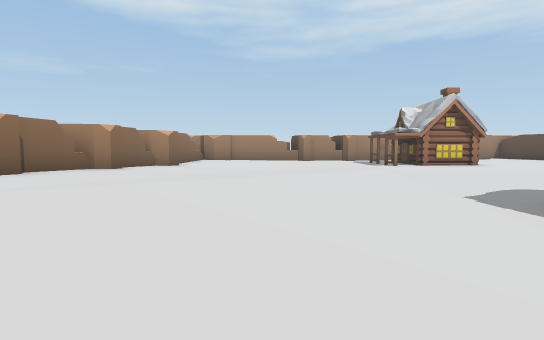
[1] (above)

16 first-person views from a walk through a scene from a Unity 3-D project. The camera is 1.3 m above the floor, tilts 4° down and sees 80° across. The floor is counted in squares, 2 m on a side. Each view is taken from the middle of a square. On the plan, view 1 faces up. The plan holds only what a view shows up to about 10 squares ahead; the rest is blank. The place goes on beyond the plan.

[2]
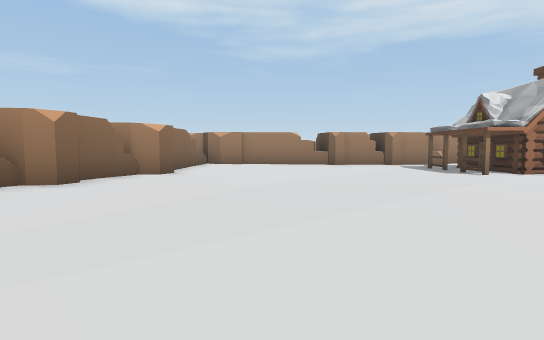

[3]
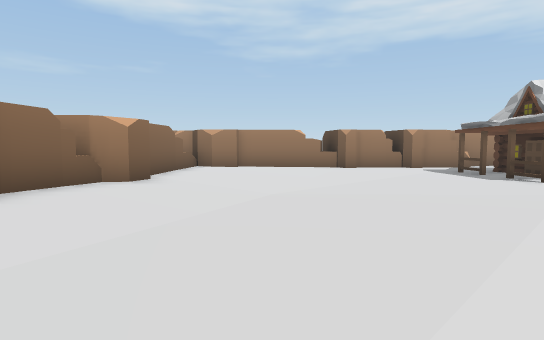

[4]
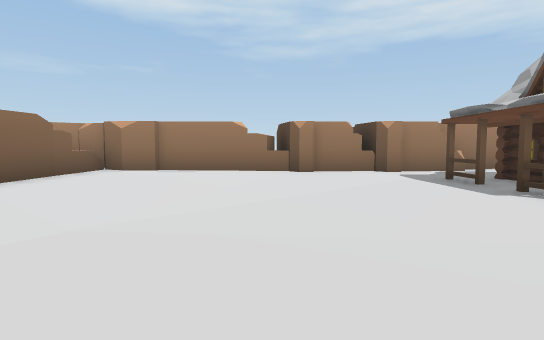

[5]
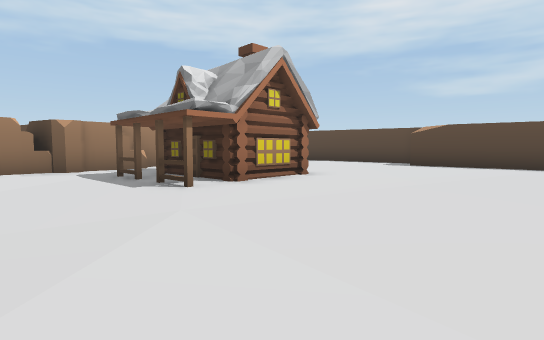

[6]
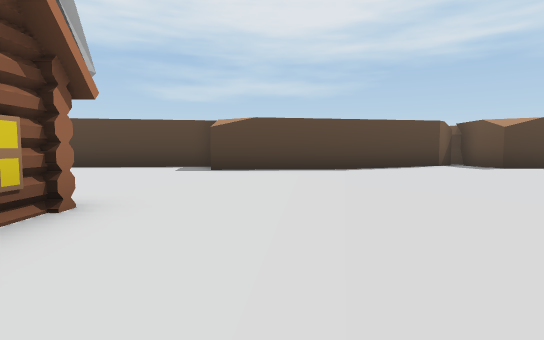

[7]
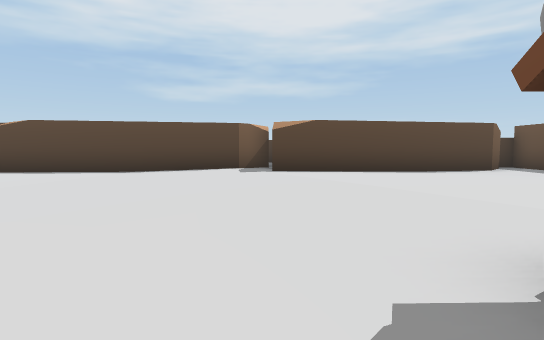

[8]
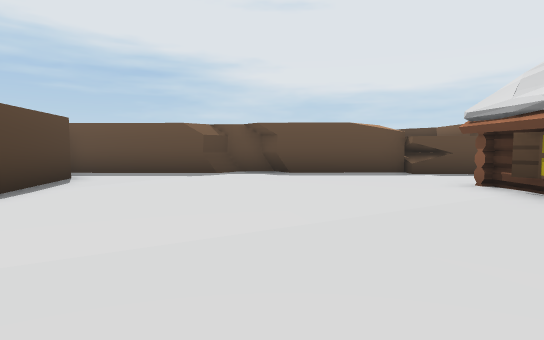

[9]
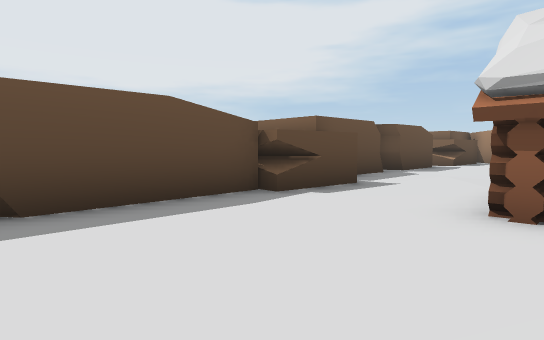

[10]
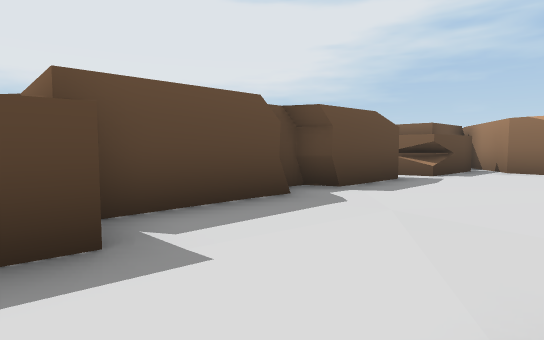

[11]
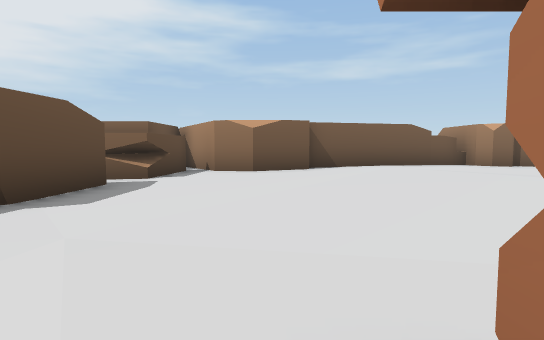

[12]
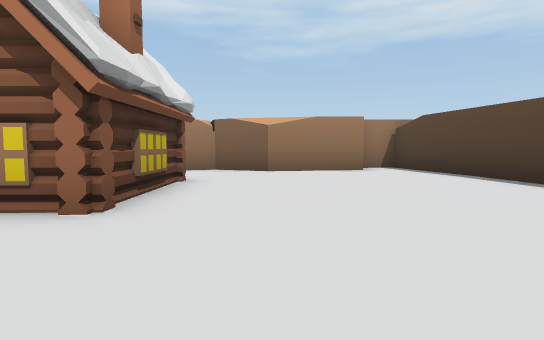

[13]
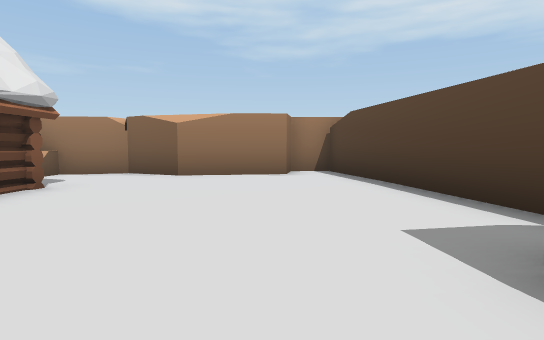

[14]
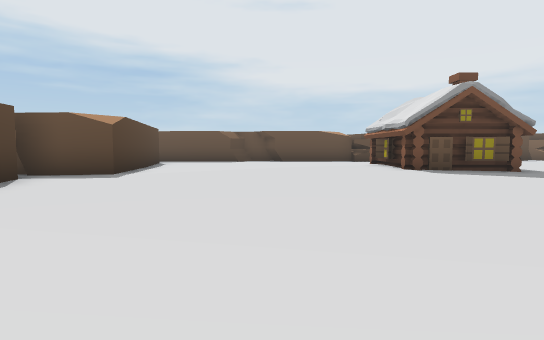

[15]
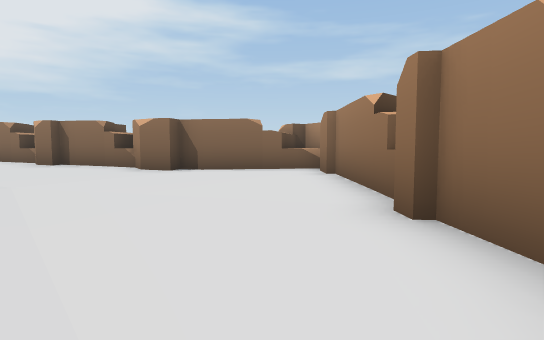

[16]
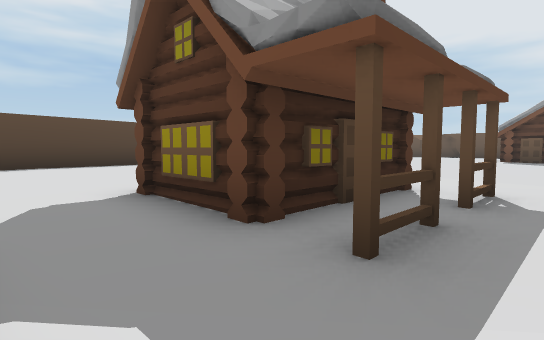

### Floor plan
Key: @ floor where view 1 was taken; # wall or solid block; . main floor; : floor 0.25 m higher than the main floor; - floor 0.25 m lower than the main floor; _ floor 0.5 m lower than the main floor; ^ raised ledge; H house; O other object.
Columns run from 6 left of view 1 to 16 right of it. Each row starts with its distance up from view 1.
 19  #######^#O#O########
 18  ^^------------.....#
 17  ##------------.....#
 16  #---------H##H.....##
 15  #---------H###......#
 14  #----__---H###......#
 13  #--____---HH#H-.....#
 12  #---__-----------..##
 11  #------------------#
 10 ##.-----------------#
  9 #..----.------------##
  8 #...-...----.........#
  7 #........--..........#
  6 #:.......--..........#
  5 ^:.......-..........##
  4 #:::.....-..........#
  3 #:::......##H.......#
  2 #:::.....  ##.......##
  1 ##........  #.......-#
  0  #....@............--#
 -1  #................---#
 -2  ##...............---##
 -3   #####....#####------#
 -4       ######   ########

Positions as (right, up) in squares from view 1, and headings:
1: (0, 0), facing up
2: (-1, 4), facing up
3: (-1, 6), facing up
4: (1, 9), facing up
5: (2, 8), facing up-right
6: (5, 11), facing right
7: (5, 5), facing right
8: (10, 6), facing down
9: (10, 1), facing down-left
10: (5, 0), facing down-left
11: (4, 0), facing left
12: (10, 10), facing up
13: (12, 11), facing up
14: (10, 12), facing down
15: (5, 17), facing left
16: (4, 18), facing down-right
